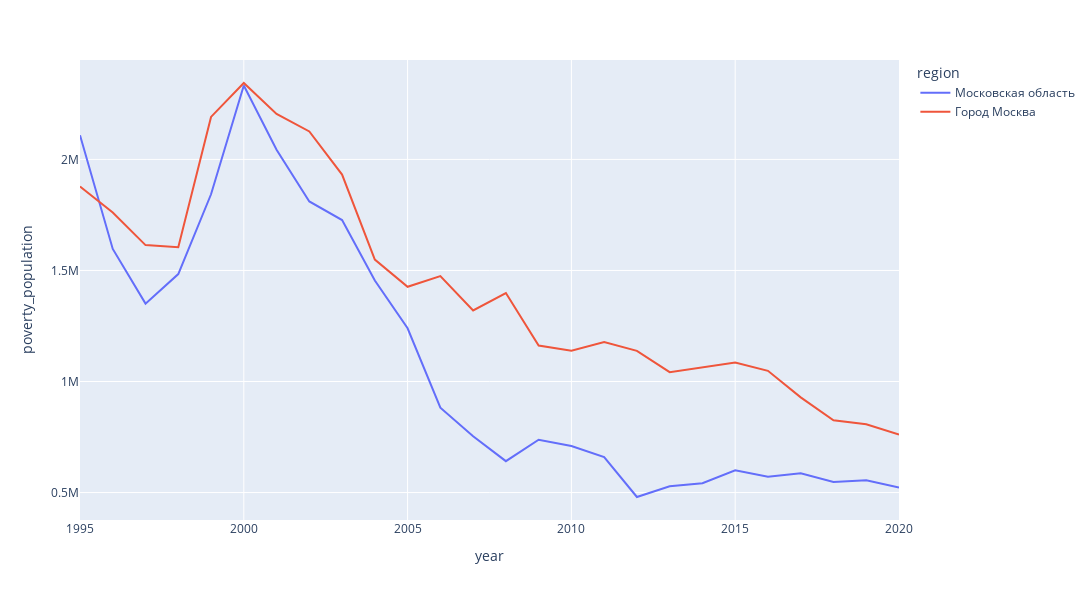

Here is the notebook cell this chart was saved with:
### Markdown cell above
Сложно, конечно, анализировать все сразу. Посмотрим топы.

### Code cell
max_main=pd.DataFrame(columns=main.columns)
for year in main.year.unique():
    df = main[main['year']==year]
    max_main = pd.concat([max_main, df.sort_values('poverty_population',ascending=False).head(1)], ignore_index = True)
max_main
px.line(main[main.region.isin(max_main.region.unique())],
        x='year',
        y='poverty_population',
        color='region',
        width=1200,
        height=600)

### Figure 1 — Plotly figure (JSON) as saved in the notebook; plotly's stock layout.template omitted (floating-point values rounded to 4 significant figures)
{"data": [{"hovertemplate": "region=Московская область<br>year=%{x}<br>poverty_population=%{y}<extra></extra>", "legendgroup": "Московская область", "line": {"color": "#636efa", "dash": "solid"}, "marker": {"symbol": "circle"}, "mode": "lines", "name": "Московская область", "orientation": "v", "showlegend": true, "type": "scatter", "x": [1995, 1996, 1997, 1998, 1999, 2000, 2001, 2002, 2003, 2004, 2005, 2006, 2007, 2008, 2009, 2010, 2011, 2012, 2013, 2014, 2015, 2016, 2017, 2018, 2019, 2020], "xaxis": "x", "y": [2109000.0, 1597000.0, 1351000.0, 1484000.0, 1843000.0, 2333000.0, 2044000.0, 1811000.0, 1727000.0, 1454000.0, 1240000.0, 881900.0, 753200.0, 641300.0, 737500.0, 709400.0, 659600.0, 479900.0, 528600.0, 542200.0, 600200.0, 570900.0, 586500.0, 547700.0, 554800.0, 523000.0], "yaxis": "y"}, {"hovertemplate": "region=Город Москва<br>year=%{x}<br>poverty_population=%{y}<extra></extra>", "legendgroup": "Город Москва", "line": {"color": "#EF553B", "dash": "solid"}, "marker": {"symbol": "circle"}, "mode": "lines", "name": "Город Москва", "orientation": "v", "showlegend": true, "type": "scatter", "x": [1995, 1996, 1997, 1998, 1999, 2000, 2001, 2002, 2003, 2004, 2005, 2006, 2007, 2008, 2009, 2010, 2011, 2012, 2013, 2014, 2015, 2016, 2017, 2018, 2019, 2020], "xaxis": "x", "y": [1878000.0, 1761000.0, 1614000.0, 1604000.0, 2191000.0, 2344000.0, 2205000.0, 2126000.0, 1932000.0, 1549000.0, 1427000.0, 1475000.0, 1320000.0, 1398000.0, 1162000.0, 1138000.0, 1178000.0, 1138000.0, 1042000.0, 1066000.0, 1086000.0, 1048000.0, 928500.0, 825400.0, 807400.0, 760700.0], "yaxis": "y"}], "layout": {"height": 600, "legend": {"title": {"text": "region"}, "tracegroupgap": 0}, "margin": {"t": 60}, "width": 1200, "xaxis": {"anchor": "y", "domain": [0, 1], "title": {"text": "year"}}, "yaxis": {"anchor": "x", "domain": [0, 1], "title": {"text": "poverty_population"}}}}
